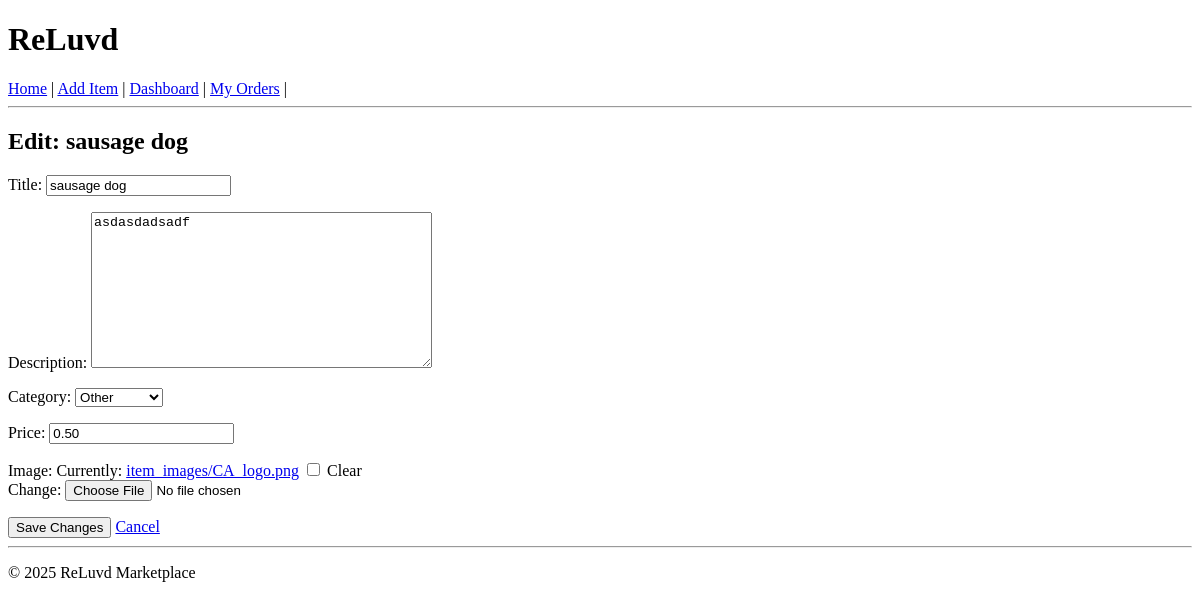
/3/edit/ (signed in), run on an earlier commit of the app's database.
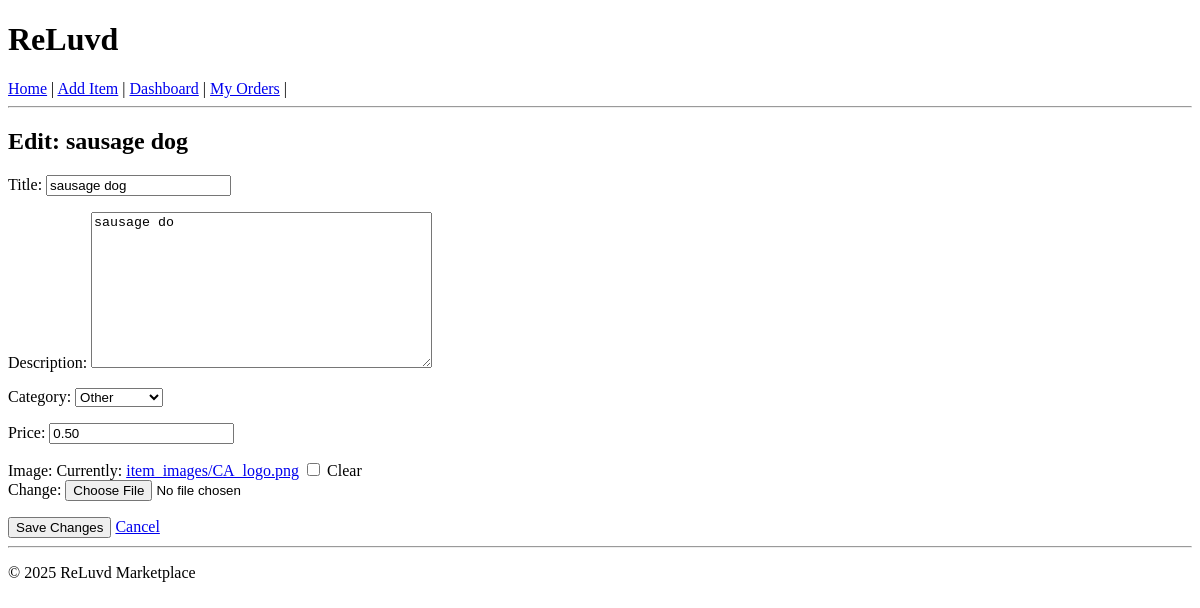
And on a later commit of the database.
### items/models.py (models this page shows, shortened)
class Item(models.Model):
    CATEGORY_CHOICES = [
        ("fashion", "Fashion"),
        ("electronics", "Electronics"),
        ("books", "Books"),
        ("home", "Home"),
        ("other", "Other"),
    ]
    title = models.CharField(max_length=100)
    description = models.TextField()
    category = models.CharField(max_length=20, choices=CATEGORY_CHOICES)
    price = models.DecimalField(max_digits=8, decimal_places=2)
    image = models.ImageField(upload_to="item_images/", blank=True, null=True)
    seller = models.ForeignKey(User, on_delete=models.CASCADE, related_name="items")
    date_posted = models.DateTimeField(auto_now_add=True)
    is_sold = models.BooleanField(default=False)

### items/views.py (the view)
# urls.py: path("<int:item_id>/edit/", views.edit_item, name="edit_item"),
@login_required
def edit_item(request, item_id):
    item = get_object_or_404(Item, pk=item_id, seller=request.user)
    if request.method == "POST":
        form = ItemForm(request.POST, request.FILES, instance=item)
        if form.is_valid():
            form.save()
            messages.success(request, "Item updated successfully.")
            return redirect("item_detail", item_id=item.id)
    else:
        form = ItemForm(instance=item)
    return render(request, "items/edit_item.html", {"form": form, "item": item})

### items/forms.py
class ItemForm(forms.ModelForm):
    class Meta:
        model = Item
        fields = ["title", "description", "category", "price", "image"]

### templates/items/edit_item.html (shortened to what this page needs)
{% extends "base.html" %}
{% block content %}
<main role="main" aria-labelledby="edit-item-title">
    <h2 id="edit-item-title">Edit: {{ item.title }}</h2>
    <form method="POST" enctype="multipart/form-data" aria-label="Edit item form">
        {{ form.as_p }}
        <button type="submit" aria-label="Save changes to {{ item.title }}">Save Changes</button>
        <a href="{% url 'item_detail' item.id %}" role="link" aria-label="Cancel and go back to item page">Cancel</a>
    </form>
</main>
{% endblock %}

What changed in the data, as far as the page shows it:
changed Item "sausage dog": description "asdasdadsadf" → "sausage do"
